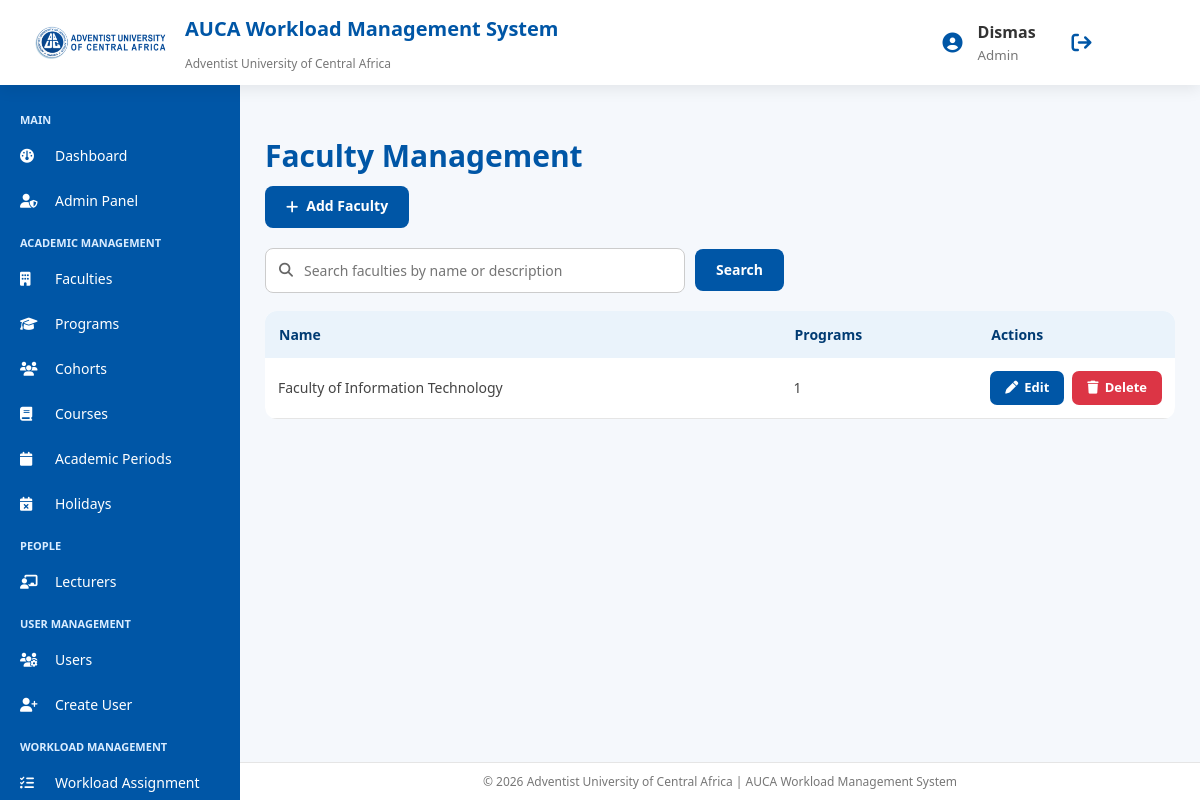
Screenshot of /academics/faculties/ (signed in) with the database file from the repository.
### accounts/models.py (models this page shows, shortened)
class User(AbstractUser):
    ROLE_CHOICES = [
        ('admin', 'Admin'),
        ('lecturer', 'Lecturer'),
        ('representative', 'Class Representative'),
    ]
    role = models.CharField(
        max_length=20,
        choices=ROLE_CHOICES,
        default='lecturer'
    )

### academics/models.py (models this page shows, shortened)
class Faculty(models.Model):
    name = models.CharField(
        max_length=150,
        unique=True
    )
    description = models.TextField(
        blank=True,
        null=True
    )
    class Meta:
        ordering = ['name']

### academics/views.py (the view)
@login_required
@admin_required
def faculty_list(request):
    return searchable_list(
        request,
        Faculty.objects.all(),
        FACULTY_SEARCH_FIELDS,
        "academics/faculties.html",
        "faculties",
        "Search faculties by name or description"
    )

### academics/views.py (called while the page is built)
def searchable_list(request, queryset, fields, template, key, placeholder):
    context = search_context(
        request,
        placeholder=placeholder
    )
    filtered = search(
        queryset,
        context["search_query"],
        fields
    )
    context.update({
        key: filtered,
        "total_count": queryset.count(),
        "result_count": filtered.count(),
    })
    return render(
        request,
        template,
        context
    )

### common/search.py (called while the page is built, shortened)
def get_query(request, param="q"):
    return (request.GET.get(param) or "").strip()

def search(queryset, query, fields):
    if not query or not fields:
        return queryset

def search_context(request, param="q", placeholder="Search..."):
    query = get_query(request, param)
    return {
        "search_query": query,
        "search_param": param,
        "search_placeholder": placeholder,
        "is_searching": bool(query),
    }

### templates/academics/faculties.html (shortened to what this page needs)
{% extends 'base.html' %}
{% block content %}
<div class="dashboard-wrapper">
<h2 class="page-title">
Faculty Management
</h2>
<a href="{% url 'academics:faculty_create' %}"
class="admin-dashboard-btn">
<i class="fa-solid fa-plus"></i>
Add Faculty
</a>
{% include "partials/search_box.html" %}
<div class="table-scroll">
<table class="modern-table">
<tr>
<th>
Name
</th>
<th>
Programs
</th>
<th>
Actions
</th>
</tr>
{% for faculty in faculties %}
<tr>
<td>
{{ faculty.name }}
</td>
<td>
{{ faculty.programs.count }}
</td>
<td>
<div class="table-actions">
<a
href="{% url 'academics:faculty_update' faculty.id %}"
class="edit-btn">
<i class="fa-solid fa-pen"></i>
Edit
</a>
<a
href="{% url 'academics:faculty_delete' faculty.id %}"
class="delete-link">
<i class="fa-solid fa-trash"></i>
Delete
</a>
</div>
</td>
</tr>
{% endfor %}
</table>
</div>
</div>
{% endblock %}

### templates/base.html (shortened to what this page needs)
{% load static %}
<!DOCTYPE html>
<html lang="en">
<head>
<link rel="stylesheet"
href="https://cdnjs.cloudflare.com/ajax/libs/font-awesome/6.5.0/css/all.min.css">
<link rel="stylesheet"
href="{% static 'css/style.css' %}">
</head>
<body>
<header class="top-header">
<div class="brand">
<img src="{% static 'images/AUCA Logo.png' %}" alt="AUCA Logo">
<div class="system-title">
<h1>AUCA Workload Management System</h1>
<p>Adventist University of Central Africa</p>
</div>
</div>
<div class="user-area">
<i class="fa-solid fa-circle-user"></i>
<div>
<strong>
{% if user.is_authenticated %}
{{ user.username }}
{% else %}
Guest
{% endif %}
</strong>
<br>
<small>
{% if user.is_authenticated %}
{{ user.role|title }}
{% else %}
System User
{% endif %}
</small>
</div>
{% if user.is_authenticated %}
<a href="{% url 'accounts:logout' %}" class="logout-btn">
<i class="fa fa-sign-out"></i>
</a>
{% endif %}
</div>
</header>
<aside class="sidebar">
<div class="menu-title">MAIN</div>
{% if user.is_superuser or user.role == "admin" %}
<a href="{% url 'admin_dashboard' %}">
<i class="fa fa-dashboard"></i>
Dashboard
</a>
<a href="{% url 'admin:index' %}">
<i class="fa fa-user-shield"></i>
Admin Panel
</a>
<div class="menu-title">ACADEMIC MANAGEMENT</div>
<a href="{% url 'academics:faculty_list' %}">
<i class="fa fa-building"></i>
Faculties
</a>
<a href="{% url 'academics:program_list' %}">
<i class="fa fa-graduation-cap"></i>
Programs
</a>
<a href="{% url 'academics:cohort_list' %}">
<i class="fa fa-users"></i>
Cohorts
</a>
<a href="{% url 'academics:course_list' %}">
<i class="fa fa-book"></i>
Courses
</a>
<a href="{% url 'academics:academic_period_list' %}">
<i class="fa fa-calendar"></i>
Academic Periods
</a>
<a href="{% url 'academics:holiday_list' %}">
<i class="fa fa-calendar-xmark"></i>
Holidays
</a>
<div class="menu-title">PEOPLE</div>
<a href="{% url 'academics:lecturer_list' %}">
<i class="fa fa-chalkboard-user"></i>
Lecturers
</a>
<div class="menu-title">USER MANAGEMENT</div>
<a href="{% url 'accounts:user_list' %}">
<i class="fa fa-users-cog"></i>
Users
</a>
<a href="{% url 'accounts:create_user' %}">
<i class="fa fa-user-plus"></i>
Create User
</a>
<div class="menu-title">WORKLOAD MANAGEMENT</div>
<a href="{% url 'workload:assignment' %}">
<i class="fa fa-list-check"></i>
Workload Assignment
</a>
{% endif %}
</aside>
<main class="content">
{% block content %}
{% endblock %}
</main>
<footer class="footer">
    © <span id="current-year"></span> Adventist University of Central Africa |
    AUCA Workload Management System
</footer>
</body>
</html>

### rows the page displays
User: username "Dismas", role "Admin"
Faculty: name "Faculty of Information Technology", programs.count "1"
